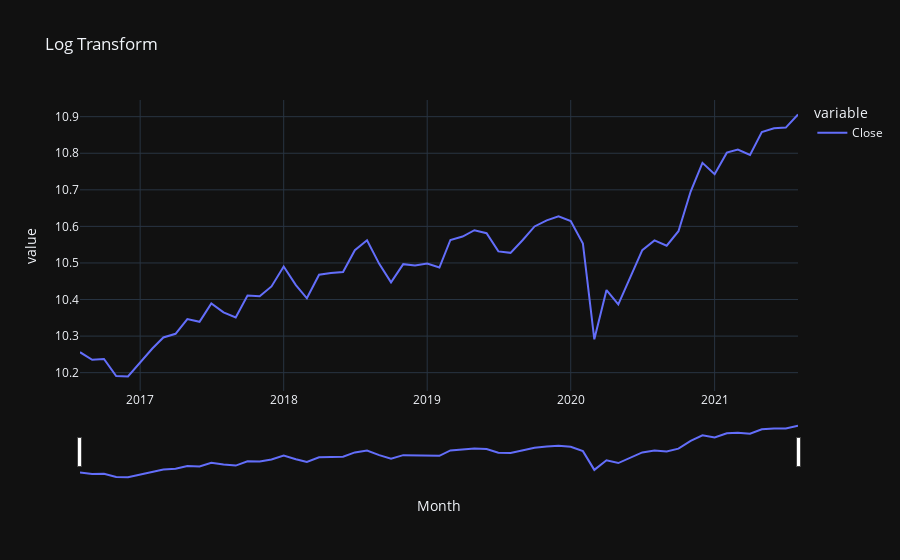

The notebook cell this image was saved under:
### Markdown cell above
## Estimating and Eliminating Trend

### Code cell
data_log = np.log(data)  # log transformation
fig = px.line(data_log, title="Log Transform")
fig.update_xaxes(rangeslider_visible=True)
fig.show()
